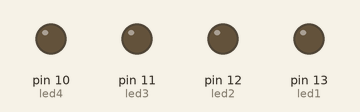
Simulated run of this sketch. Board: Arduino Uno, built with avr-gcc and run on an emulated ATmega328P. Shown: output pins drawn as LEDs (lit = HIGH).

Above: at 0.1 s.
At 0.4 s:
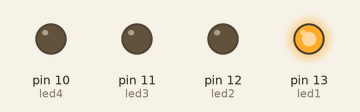
At 0.8 s:
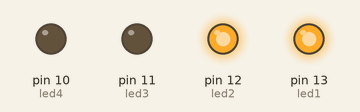
At 1.2 s:
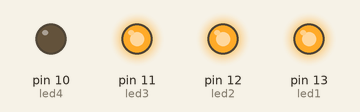
At 2.5 s:
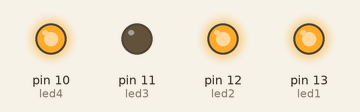
At 3.5 s:
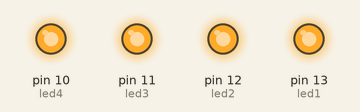
Timing chart, 0 to 3.8 s (numbered marks = the images above):
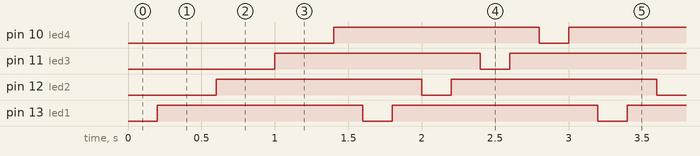

Measured:
- by itself, pin 10 (led4), pin 11 (led3), pin 12 (led2), pin 13 (led1): alternates HIGH for 1.4 s and LOW for 0.20 s

The sketch:

sketch_feb18a.ino
```cpp
int led1 = 13;
int led2 = 12;
int led3 = 11;
int led4 = 10;
int tim = 200;
int high = HIGH;
int low = LOW;

void setup() {
 pinMode(led1,OUTPUT);
 pinMode(led2,OUTPUT);
  pinMode(led3,OUTPUT);
 pinMode(led4,OUTPUT);
}

void loop() {
  digitalWrite(led1,LOW);
  delay(tim);
  digitalWrite(led1,HIGH);
  delay(tim);
   digitalWrite(led2,LOW);
 delay(tim);
  digitalWrite(led2,HIGH);
 delay(tim);
   digitalWrite(led3,LOW);
  delay(tim);
  digitalWrite(led3,HIGH);
 delay(tim);
   digitalWrite(led4,LOW);
 delay(tim);
  digitalWrite(led4,HIGH);
  delay(tim);

}
```
